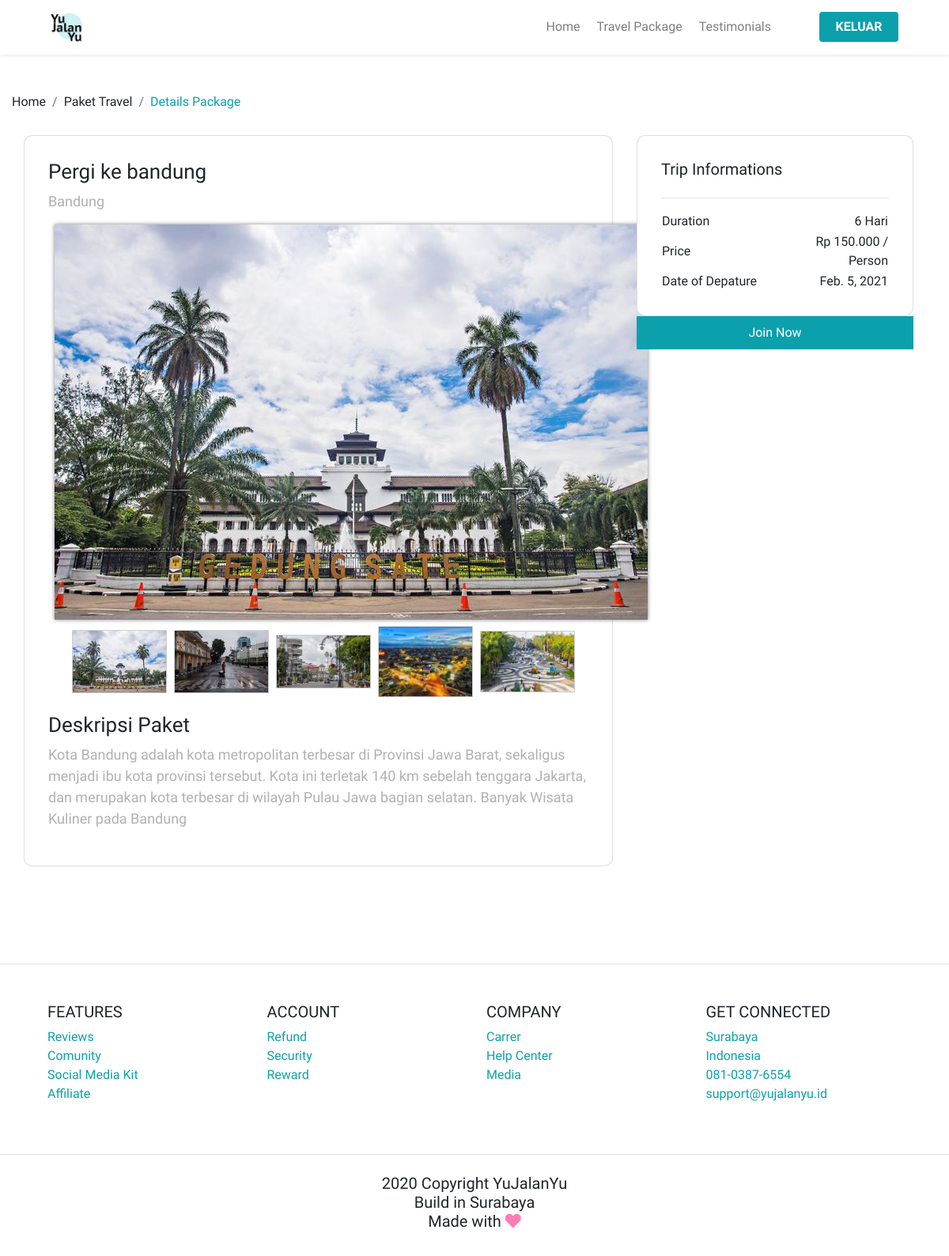
Screenshot of /paket/detail/pergi-ke-bandung (signed in) with the database file from the repository.
### Paket/models.py (models this page shows, shortened)
class modelPaket(models.Model):
	nama_paket = models.CharField(max_length=100)
	destinasi = models.CharField(max_length=100)
	about = models.TextField()
	harga = models.IntegerField()
	lama_hari = models.IntegerField()
	tgl_berangkat = models.DateField()
	tgl_dibuat = models.DateField(auto_now=True, editable=False)
	slug = models.SlugField(editable=False)

class imagesPaket(models.Model):
	id_paket = models.ForeignKey('modelPaket',related_name='images', on_delete=models.CASCADE)
	image = models.ImageField(null=True, blank=True)
	def getImage(self):
		return self.image.url

### Paket/views.py (the view)
# urls.py: re_path(r'^detail/(?P<slug>[\w-]+)$', DetailPaket.as_view(), name='detail'),
class DetailPaket(LoginRequiredMixin, FormMixin, DetailView):
    login_url = reverse_lazy('akun:login')
    form_class = TransaksiForm
    model = modelPaket
    initial={}
    template_name = 'paket/detailPaket.html'
    extra_context = {
        'title': 'DETAIL',
    }
    def get_initial(self):
        dataPaket = self.model.objects.get(slug=self.kwargs['slug'])
        print(self.request.user)
        self.initial={
            'paket':dataPaket.slug,
            'user':self.request.user.email
        }
        return self.initial.copy()

### userManage/EmailBackend.py (called while the page is built)
	def get_user(self, user_id):
		UserModel = get_user_model()
		try:
			user = UserModel.objects.get(pk=user_id)
		except UserModel.DoesNotExist:
			return None
		return user if self.user_can_authenticate(user) else None

### Paket/templates/paket/detailPaket.html (shortened to what this page needs)
{% extends "PaketView.html" %}
{% load static %}
{% load humanize %}
{% block content %}
	<main>
		<section class="section-package-content mt-5">
			<div class="container">
			 <div class="row">
				 <div class="row p-0">
					 <nav>
						 <ol class="breadcrumb">
							 <li class="breadcrumb-item">
								 Home
							 </li>
							 <li class="breadcrumb-item">
							  Paket Travel
						  </li>
						  <li class="breadcrumb-item active">
							Details Package
						</li>
						 </ol>
					 </nav>
				 </div>
			 </div>
		</div>
		</section>
		<section class="section-package">
			<div class="container">
			  <div class="row">
				<div class="col-lg-8 pl-lg-0">
					<div class="card card-details">
						<h1>{{object.nama_paket}}</h1>
						<p>{{object.destinasi}}	</p>
						<div class="gallery ml-2">
							{% with object.images.all|first as pertama %}
							<div class="xzoom-container">
								   <img
									src="{{pertama.getImage}}"
									class="xzoom"
									id="xzoom-default"
									xoriginal="{{pertama.id}}">
							</div>
							<div class="xzoom-thumbs mt-2">
								{% for x in object.images.all %}
								<img
									src="{{x.getImage}}"
									class="xzoom-gallery"
									width="120"
									xpreview="{{pertama.id}}">
								{% endfor %}
							</div>
							{% endwith %}
						</div>
						<h1>Deskripsi Paket</h1>
						<p class="text-description">{{object.about}}</p>
			  </div>
			</div>
			<div class="col-lg-4">
			  <div class="card card-details card-right">
				  <h2>Trip Informations</h2>
				  <hr>
				  <table class="trip-information">
					  <tr>
						  <td width='50%'>Duration</td>
						  <td width='50%' class="text-right">
							 {{object.lama_hari}} Hari
						  </td>
					  </tr>
					  <tr>
						  <td width='40%'>Price</td>
						  <td width='70%' class="text-right">
						   Rp {{object.harga|intcomma}} / Person
						  </td>
					  </tr>
					  <tr>
						  <td width='50%'>Date of Depature</td>
						  <td width='50%' class="text-right">
							 {{object.tgl_berangkat}}
						  </td>
					  </tr>
				  </table>
		  </div>
		  <div class="join-container">
			  <button data-toggle="modal" data-target="#modalCheckout" class="btn btn-block btn-join-now mt-3 py-2">
				  Join Now
			  </button>
		   </div>
	   </div>
	  </div>
	  </div>
		  </section>
	</main>
{% endblock content %}

### templates/PaketView.html (shortened to what this page needs)
<!DOCTYPE html>
<html lang="en">
<head>
	{% include "./include/css.html" %}
</head>
<body>
	{% include './include/navbar.html' %}
	{% block content %}
	{% endblock content %}
	{% include './include/footer.html' %}
</body>
</html>

### templates/include/css.html (shortened to what this page needs)
{% load static %}
<link rel="stylesheet" href="{% static 'bootstrap/css/bootstrap.min.css' %}">
<link rel="stylesheet" href="{% static 'styles/main.css' %}">
<link rel="stylesheet" href="{% static 'xzoom/xzoom.css' %}">
<link rel="stylesheet" href="https://use.fontawesome.com/releases/v5.15.1/css/all.css">
<link rel="stylesheet" href="https://use.fontawesome.com/releases/v5.15.1/css/v4-shims.css">

### templates/include/navbar.html (shortened to what this page needs)
{% load static %}
<nav class="navbar navbar-expand-lg navbar-light shadow-sm">
  <a class="navbar-brand ml-5" href="{% url "home" %}">
    <img src="{% static '/images/Logo.png' %}" alt="">
  </a>
  <div class="collapse navbar-collapse" id="navbarTogglerDemo02">
    <ul class="navbar-nav ml-auto mr-5 mt-2 mt-lg-0">
      <li class="nav-item">
        <a class="nav-link" href="{% url 'home' %}">Home</a>
      </li>
      <li class="nav-item">
        <a class="nav-link" href="{% url 'paket:view' %}">Travel Package</a>
      </li>
      <li class="nav-item">
        <a class="nav-link" href="{% url 'home' %}">Testimonials</a>
      </li>
    </ul>
      {% if user.is_authenticated %}
        <a class="btn btn-login mr-5" href="{% url "akun:logout" %}">KELUAR</a>
        {% else %}
        <button class="btn btn-login mr-5" data-toggle="modal" data-target="#modalLogin" href="#">MASUK</button>
      {% endif %}
  </div>
</nav>

### templates/include/modal.html (shortened to what this page needs)
{% load static %}

### templates/include/modal_checkout.html (shortened to what this page needs)
{% load static %}
{% load humanize %}

### templates/include/footer.html
{% load static %}
<footer class="section-footer mt-5 mb-4 border-top">
    <div class="container pt-5 pb-5">
        <div class="col-12">
            <div class="row">
                <div class="col-12 col-lg-3">
                    <h5>
                        FEATURES
                    </h5>
                    <ul class="list-unstyled">
                        <li><a href="#">Reviews</a></li>
                        <li><a href="#">Comunity</a></li>
                        <li><a href="#">Social Media Kit</a></li>
                        <li><a href="#">Affiliate</a></li>
                    </ul>
                </div>
                <div class="col-12 col-lg-3">
                    <h5>
                        ACCOUNT
                    </h5>
                    <ul class="list-unstyled">
                        <li><a href="#">Refund</a></li>
                        <li><a href="#">Security</a></li>
                        <li><a href="#">Reward</a></li>
                    </ul>
                </div>
                <div class="col-12 col-lg-3">
                    <h5>
                        COMPANY
                    </h5>
                    <ul class="list-unstyled">
                        <li><a href="#">Carrer</a></li>
                        <li><a href="#">Help Center</a></li>
                        <li><a href="#">Media</a></li>
                    </ul>
                </div>
                <div class="col-12 col-lg-3">
                    <h5>
                        GET CONNECTED
                    </h5>
                    <ul class="list-unstyled">
                        <li><a href="#">Surabaya</a></li>
                        <li><a href="#">Indonesia</a></li>
                        <li><a href="#">081-0387-6554</a></li>
                        <li><a href="#">support@yujalanyu.id</a></li>
                    </ul>
                </div>
            </div>
        </div>
    </div>
    <div class="container-fluid">
        <div class="row border-top justify-content-center align-items-center pt-4">
            <div class="col-auto text-gray-500 font-weight-light text-center">
              <h2>2020 Copyright YuJalanYu
                <br>
                Build in Surabaya
                <br> Made with
                <i class="fas fa-heart" style="color: rgb(252, 124, 183);"></i>
              </h2>
            </div>
        </div>
    </div>
  </footer>

### templates/include/js.html (shortened to what this page needs)
{% load static %}

### static/styles/main.css (style rules this page uses)
body { font-family: 'PT Sans Caption', sans-serif; }
.navbar-brand img { width: 40px; }
.btn-login { background-color: #0BA0AC; color: #ffffff; width: 100px; font-weight: bold; }
.nav-link { margin-right: 5px; }
.section-footer a { color: #0BA0AC; }
.section-package-content .breadcrumb { background-color: transparent; padding: 0; margin-bottom: 30px; }
.section-package-content .breadcrumb-item.active { color: #0BA0AC; }
.section-package { min-height: 1000px; }
.section-package .card-details { padding: 30px; border-radius: 11px; }
.section-package .join-container { margin-top: -16px; }
.section-package .btn-join-now { background-color: #0BA0AC; color: #ffffff; border-radius: 0; }
h1 { font-size: 26px; }
h2 { font-size: 20px; }
p { font-size: 18px; color: #b1b1b1; }
a { color: #0BA0AC; }

### static/xzoom/xzoom.css (style rules this page uses)
.xzoom-container { display: inline-block; }
.xzoom-thumbs { text-align: center; margin-bottom: 10px; }
.xzoom { -webkit-box-shadow: 0px 0px 5px 0px rgba(0,0,0,0.5); -moz-box-shadow: 0px 0px 5px 0px rgba(0,0,0,0.5); box-shadow: 0px 0px 5px 0px rgba(0,0,0,0.5); }
.xzoom-gallery, .xzoom-gallery2, .xzoom-gallery3, .xzoom-gallery4, .xzoom-gallery5 { border: 1px solid #cecece; margin-left: 5px; margin-bottom: 10px; }

### rows the page displays
modelPaket: nama_paket "Pergi ke bandung", destinasi "Bandung", about "Kota Bandung adalah kota metropolitan terbesar di Provinsi Jawa Barat, sekaligus menjadi ibu kota provinsi tersebut. Kota ini terletak 140 km sebelah tenggara Jakarta, dan merupakan kota terbesar di wilayah Pulau Jawa bagian selatan. Banyak Wisata Kuliner pada Bandung", lama_hari "6", harga "150.000", tgl_berangkat "Feb. 5, 2021"
imagesPaket: getImage (picture)
imagesPaket: getImage (picture)
imagesPaket: getImage (picture)
imagesPaket: getImage (picture)
imagesPaket: getImage (picture)
